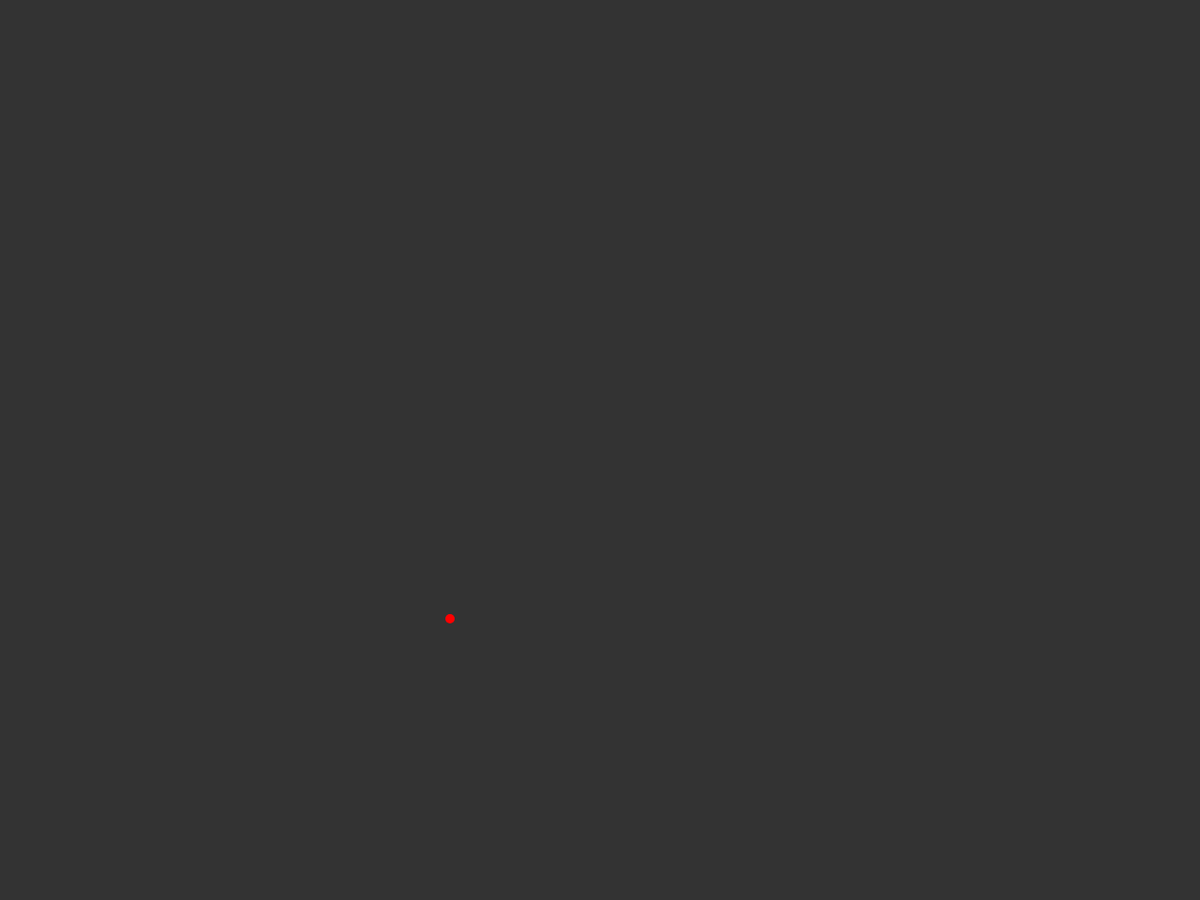
Frame 1 (no input)
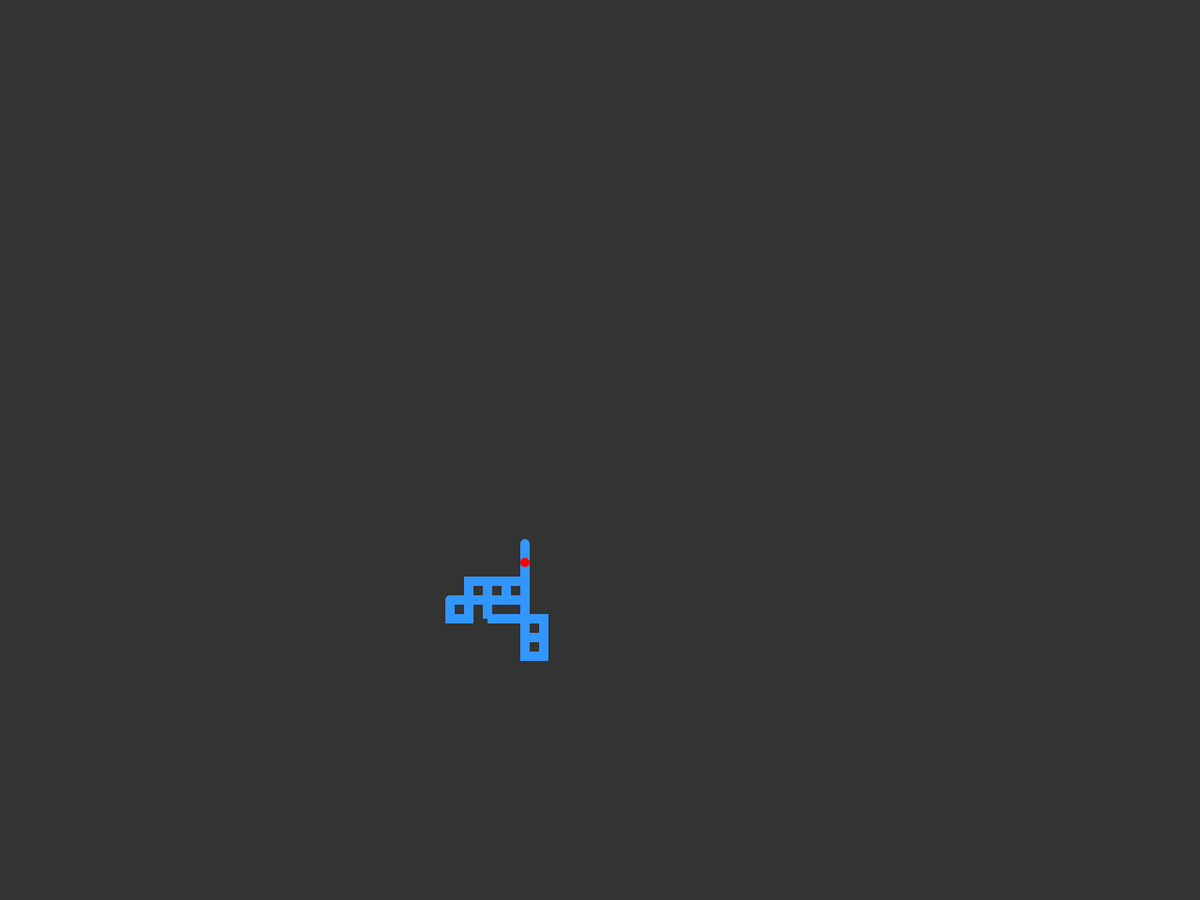
Frame 60 (no input)
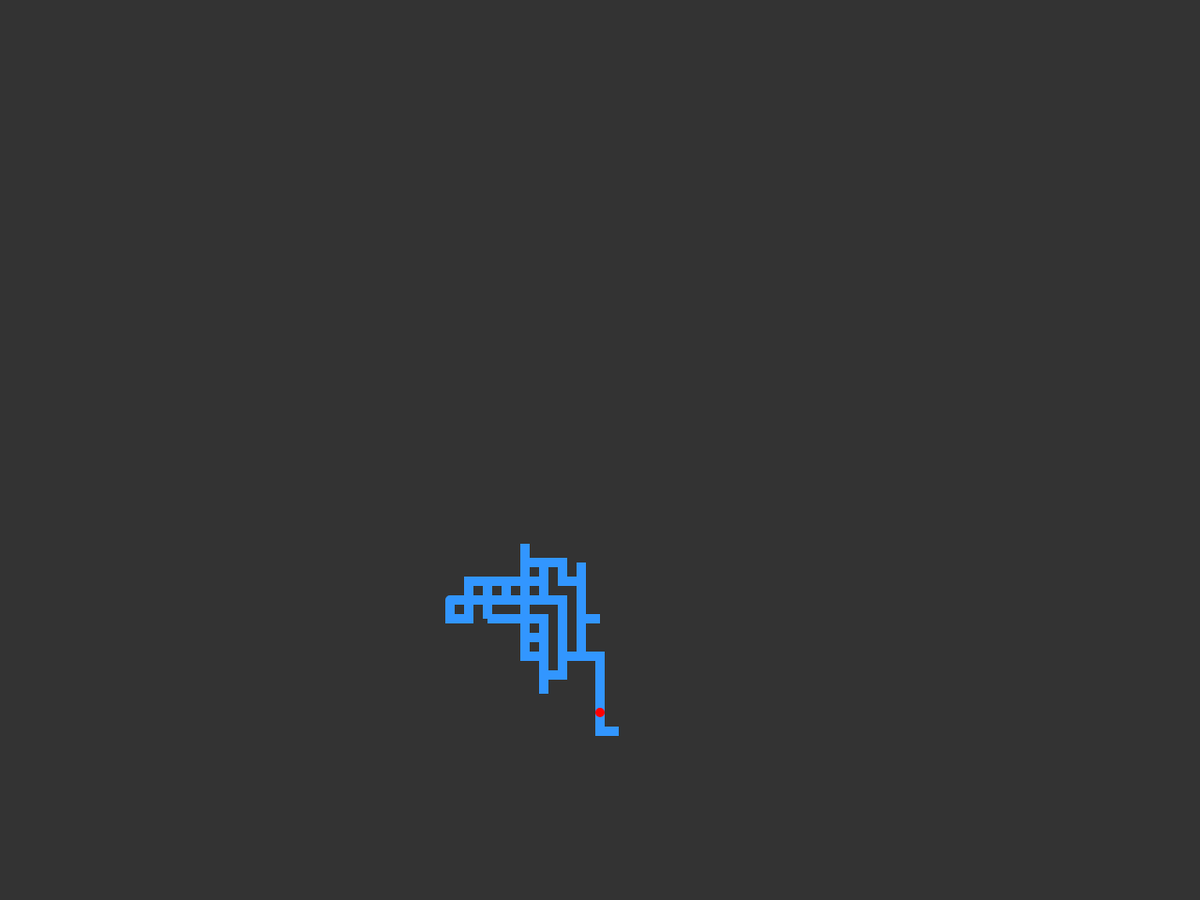
Frame 120 (the mouse pressed at the canvas centre since frame 60)

The p5.js sketch that drew these frames (run headless with seeded random() and noise() and a simulated clock; from frame 60 on, the mouse is pressed at the canvas centre):

// p5.js sketch
// ── sketch.js
var points = [];
var current;
var scl = 20;

function setup() {
  createCanvas(1280, 960);

  current = createVector(height / 2, width / 2);
  points.push(current);
}

function draw() {
  background(51);

  stroke(50, 150, 255);
  strokeWeight(scl / 2);
  noFill();
  beginShape();
  points.forEach((p) => vertex(p.x, p.y));
  endShape();

  current = createVector(current.x, current.y);
  var dir = floor(random(4));
  switch (dir) {
    case 0:
      current.y -= scl;
      break;
    case 1:
      current.x += scl;
      break;
    case 2:
      current.y += scl;
      break;
    case 3:
      current.x -= scl;
      break;
  }

  current.x = constrain(current.x, 0, width);
  current.y = constrain(current.y, 0, height);

  fill(255, 0, 0);
  noStroke();
  ellipse(current.x, current.y, scl / 2, scl / 2);

  points.push(current);
}
